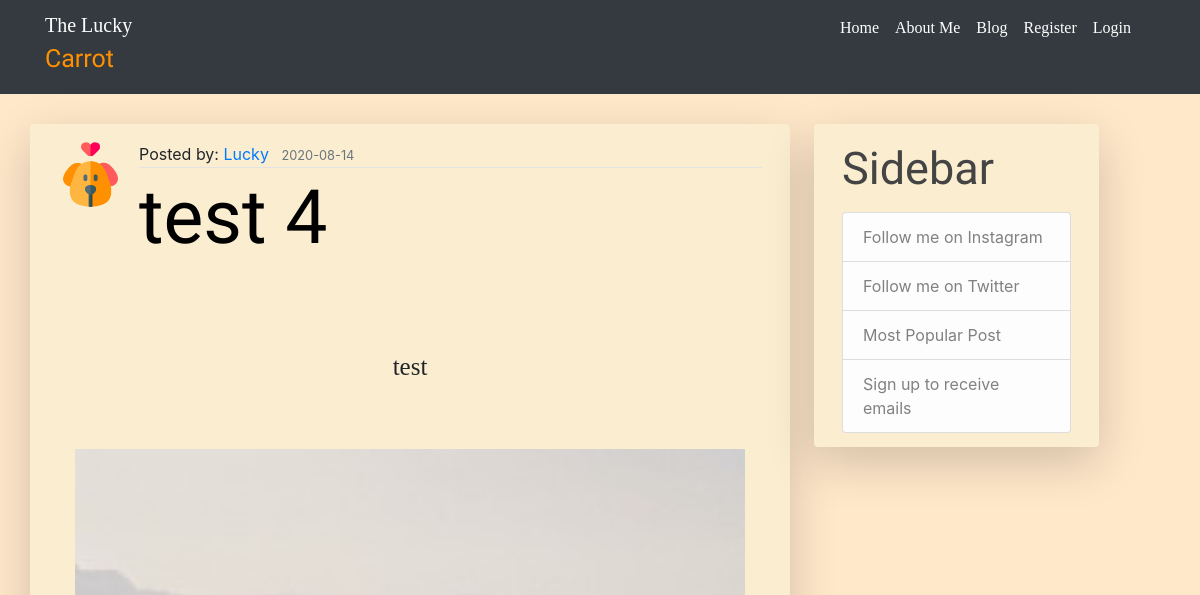
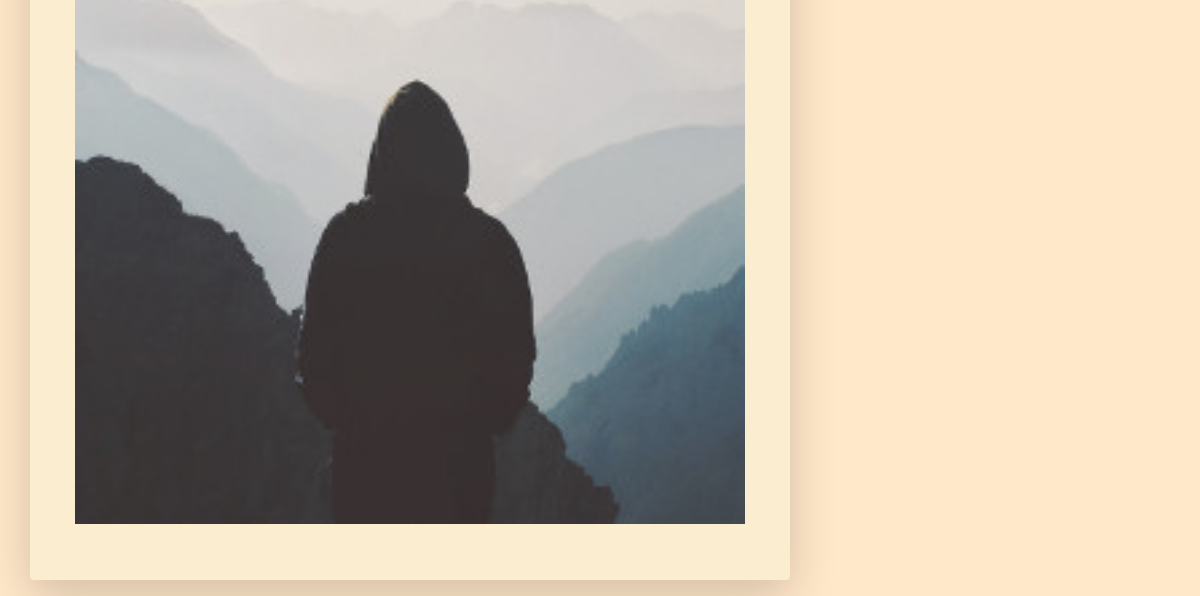
The app's page /blog/4, older data (2 pictures, top to bottom).
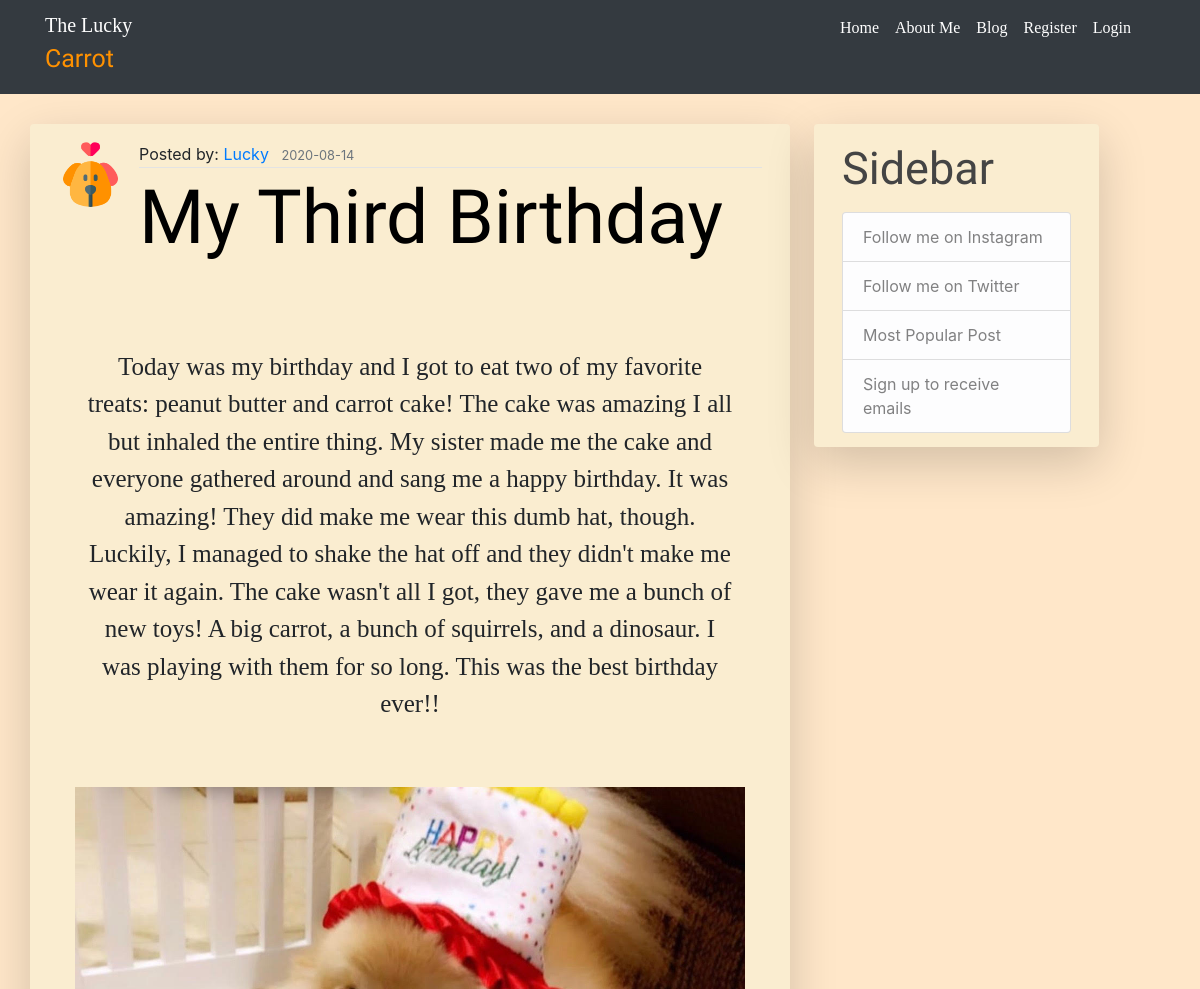
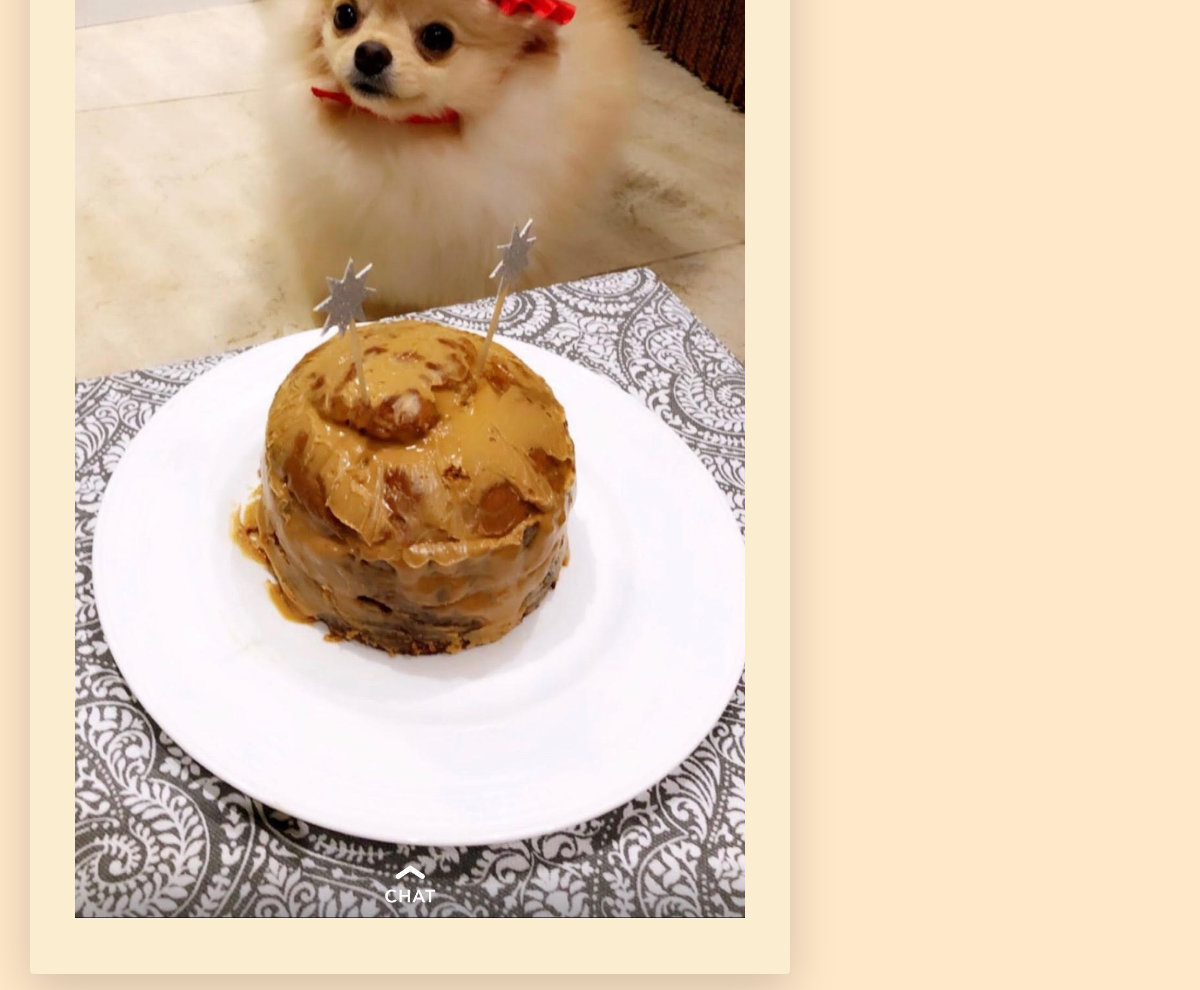
The same page, newer data (2 pictures, top to bottom).
### luckycarrot/models.py (models this page shows, shortened)
class Post(db.Model):
    id = db.Column(db.Integer, primary_key=True)
    title = db.Column(db.String(100), nullable=False)
    date_posted = db.Column(db.DateTime, nullable=False,
                            default=datetime.utcnow)
    content = db.Column(db.Text, nullable=False)
    image_file = db.Column(db.String(20), nullable=False)
    user_id = db.Column(db.Integer, db.ForeignKey(
        'user.id'), nullable=False)

### luckycarrot/posts/routes.py (the view)
@posts.route('/blog/<int:post_id>')
def post(post_id):
    post = Post.query.get_or_404(post_id)
    return render_template('post.html', post=post)

### luckycarrot/templates/post.html (shortened to what this page needs)
{% extends 'main.html' %}
{% block links %}
<link rel="stylesheet" href="../static/css/blog.css" type="text/css">
{% endblock %}
{% block content %}
    <div class='container-xl'>
        <div class="row">
            <div class="col-8 shadow-lg p-2 mb-3 rounded borderBody">
                <article class='media content-section'>
                    <img class="rounded-circle article-img" src="{{ url_for('static', filename='profile_pictures/' + post.author.image_file)}}">
                    <div class='media-body'>
                        <div class="article-metadata">
                            <span>Posted by: <a class="mr-2" href="{{ url_for('main.about') }}">{{ post.author.username }}</a></span>
                            <small class='text-muted'>{{ post.date_posted.strftime('%Y-%m-%d') }}</small>
                        </div>
                        <h2 class="article-title post-header">{{ post.title }}</h2>
                    </div>
                </article>
                <p class="article-content post-content p-5">{{ post.content }}</p>
                <img class="img-fluid mx-auto d-block post-image pb-5" src="{{ url_for('static', filename='post_pictures/' + post.image_file) }}">
            </div>
            <div class="col-3 shadow-lg p-2 mb-3 ml-4 rounded borderBody" style="height:323px;">
                <div class="content-section">
                  <h3 class="article-title">Sidebar</h3>
                    <ul class="list-group">
                      <a href="https://www.instagram.com/luckyluluthepom/" class="list-group-item list-group-item-light sideBar">Follow me on Instagram</a>
                      <a href="#" class="list-group-item list-group-item-light sideBar">Follow me on Twitter</a>
                      <a href="#" class="list-group-item list-group-item-light sideBar">Most Popular Post</a>
                      <a href="{{ url_for('users.account') }}" class="list-group-item list-group-item-light sideBar">Sign up to receive emails</a>
                    </ul>
                </div>
              </div>
        </div>
    </div>
{% endblock %}

Row changes from the older to the newer data that the page shows:
changed Post: title "test 4" → "My Third Birthday"; content "test" → "Today was my birthday and I got to eat two of my favorite treats: peanut butter and carrot cake! The cake was amazing I all but inhaled the entire thing. My sister made me the cake and everyone gathered around and sang me a happy birthday. It was amazing! They did make me wear this dumb hat, though. Luckily, I managed to shake the hat off and they didn't make me wear it again. The cake wasn't all I got, they gave me a bunch of new toys! A big carrot, a bunch of squirrels, and a dinosaur. I was playing with them for so long. This was the best birthday ever!!"; image_file: a different picture
